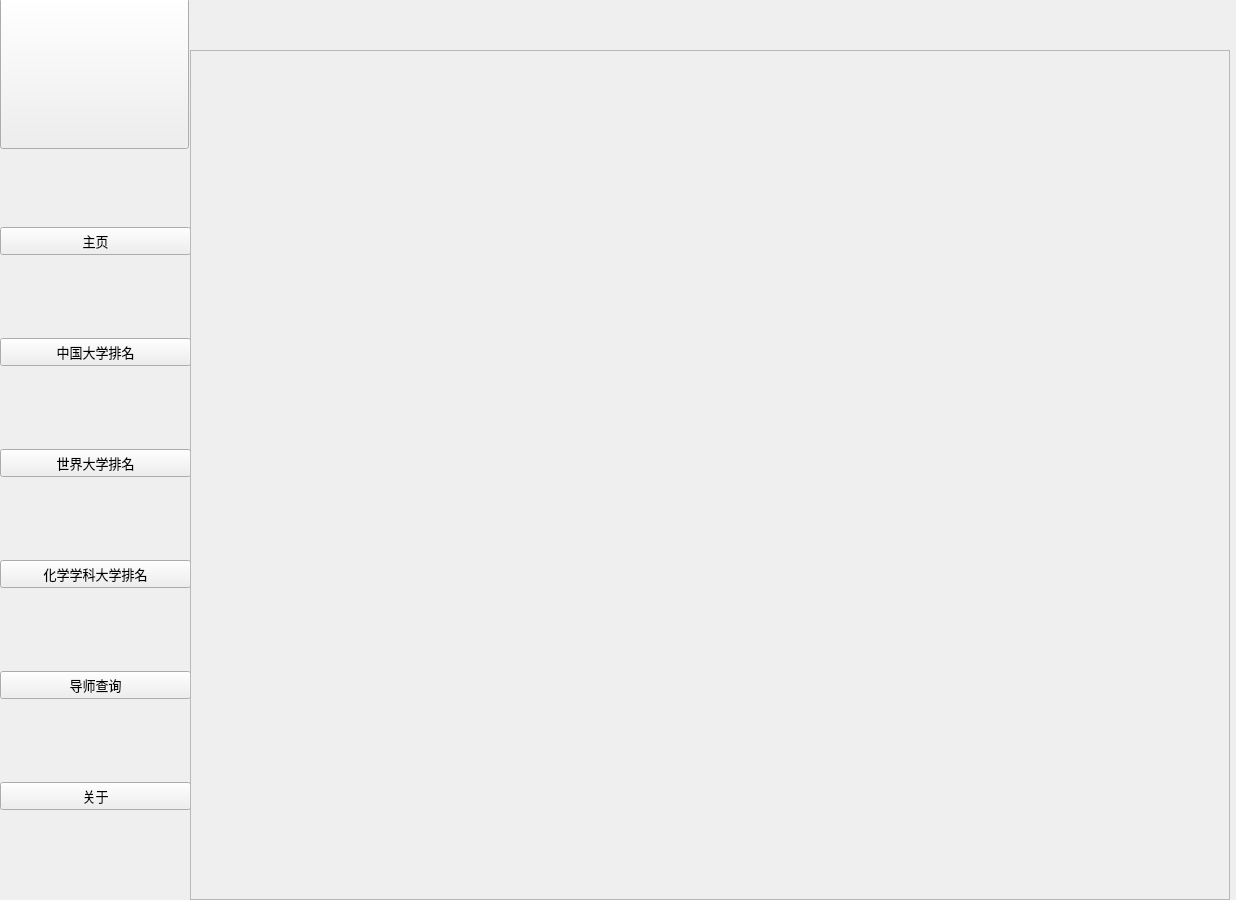
<?xml version="1.0" encoding="UTF-8"?>
<ui version="4.0">
 <class>mainWindow</class>
 <widget class="QWidget" name="mainWindow">
  <property name="geometry">
   <rect>
    <x>0</x>
    <y>0</y>
    <width>1236</width>
    <height>900</height>
   </rect>
  </property>
  <property name="minimumSize">
   <size>
    <width>0</width>
    <height>0</height>
   </size>
  </property>
  <property name="maximumSize">
   <size>
    <width>1236</width>
    <height>900</height>
   </size>
  </property>
  <property name="font">
   <font>
    <family>微软雅黑</family>
    <pointsize>10</pointsize>
   </font>
  </property>
  <property name="windowTitle">
   <string>大学排名及导师查询系统</string>
  </property>
  <property name="windowIcon">
   <iconset>
    <normaloff>icon.png</normaloff>icon.png</iconset>
  </property>
  <widget class="QWidget" name="verticalLayoutWidget">
   <property name="geometry">
    <rect>
     <x>0</x>
     <y>150</y>
     <width>191</width>
     <height>741</height>
    </rect>
   </property>
   <layout class="QVBoxLayout" name="verticalLayout">
    <item>
     <widget class="QPushButton" name="main_button">
      <property name="text">
       <string>主页</string>
      </property>
      <property name="icon">
       <iconset>
        <normaloff>main.png</normaloff>main.png</iconset>
      </property>
      <property name="iconSize">
       <size>
        <width>40</width>
        <height>40</height>
       </size>
      </property>
     </widget>
    </item>
    <item>
     <widget class="QPushButton" name="cnRank_button">
      <property name="text">
       <string>中国大学排名</string>
      </property>
      <property name="icon">
       <iconset>
        <normaloff>china.png</normaloff>china.png</iconset>
      </property>
      <property name="iconSize">
       <size>
        <width>40</width>
        <height>40</height>
       </size>
      </property>
     </widget>
    </item>
    <item>
     <widget class="QPushButton" name="worldRank_button">
      <property name="text">
       <string>世界大学排名</string>
      </property>
      <property name="icon">
       <iconset>
        <normaloff>world.png</normaloff>world.png</iconset>
      </property>
      <property name="iconSize">
       <size>
        <width>40</width>
        <height>40</height>
       </size>
      </property>
     </widget>
    </item>
    <item>
     <widget class="QPushButton" name="chemRank_button">
      <property name="text">
       <string>化学学科大学排名</string>
      </property>
      <property name="icon">
       <iconset>
        <normaloff>chem.png</normaloff>chem.png</iconset>
      </property>
      <property name="iconSize">
       <size>
        <width>40</width>
        <height>40</height>
       </size>
      </property>
     </widget>
    </item>
    <item>
     <widget class="QPushButton" name="teacher_button">
      <property name="text">
       <string>导师查询</string>
      </property>
      <property name="icon">
       <iconset>
        <normaloff>teacher.png</normaloff>teacher.png</iconset>
      </property>
      <property name="iconSize">
       <size>
        <width>40</width>
        <height>40</height>
       </size>
      </property>
     </widget>
    </item>
    <item>
     <widget class="QPushButton" name="about_button">
      <property name="text">
       <string>关于</string>
      </property>
      <property name="icon">
       <iconset>
        <normaloff>about.png</normaloff>about.png</iconset>
      </property>
      <property name="iconSize">
       <size>
        <width>40</width>
        <height>40</height>
       </size>
      </property>
     </widget>
    </item>
   </layout>
  </widget>
  <widget class="QFrame" name="frame">
   <property name="geometry">
    <rect>
     <x>190</x>
     <y>50</y>
     <width>1040</width>
     <height>850</height>
    </rect>
   </property>
   <property name="frameShape">
    <enum>QFrame::StyledPanel</enum>
   </property>
   <property name="frameShadow">
    <enum>QFrame::Raised</enum>
   </property>
  </widget>
  <widget class="QPushButton" name="logo">
   <property name="geometry">
    <rect>
     <x>0</x>
     <y>-2</y>
     <width>189</width>
     <height>151</height>
    </rect>
   </property>
   <property name="text">
    <string/>
   </property>
   <property name="icon">
    <iconset>
     <normaloff>logo.png</normaloff>logo.png</iconset>
   </property>
   <property name="iconSize">
    <size>
     <width>150</width>
     <height>150</height>
    </size>
   </property>
  </widget>
 </widget>
 <resources/>
 <connections/>
</ui>
